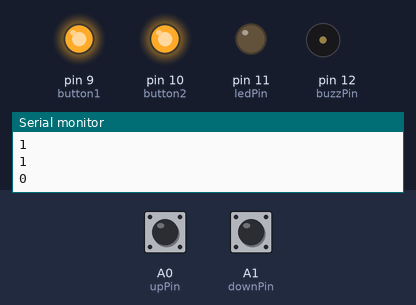
A sketch run on a simulated Arduino Uno, built with avr-gcc and run on an emulated ATmega328P. Parts: output pins drawn as LEDs (lit = HIGH), buzzer (waves = sounding, pin HIGH), the last lines printed to the serial monitor. The inputs (shaded band) are chosen by the test bench; at power-on: A0 (upPin) HIGH, A1 (downPin) HIGH.

Above: at 1.2 s.
1.3 s: A0 (upPin) pulled LOW for 1 s
At 2.6 s:
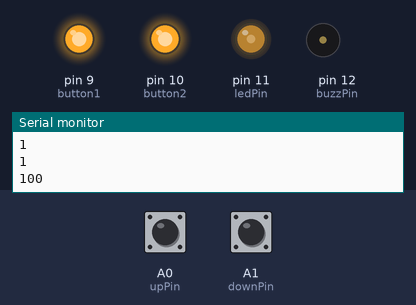
4.3 s: A1 (downPin) pulled LOW for 3.2 s
At 5.36 s:
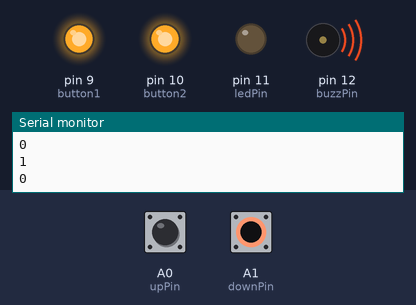
9.0 s: A0 (upPin) pulled LOW for 3.2 s
At 12.5 s:
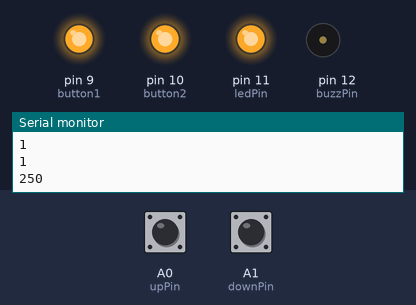
13.7 s: A1 (downPin) pulled LOW for 1 s
At 15.9 s:
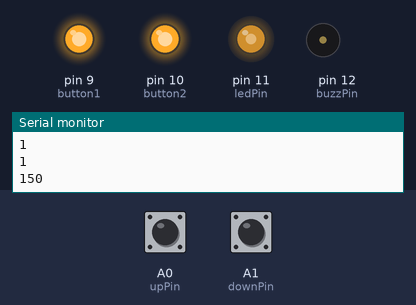
Timing chart, 0 to 17.4 s (numbered marks = the images above; inputs shaded):
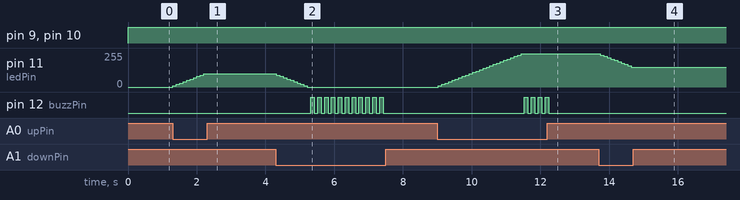

The sketch:

sketch_buttons_dimmable_led.ino
```cpp
int ledPin = 11;
int button1 = 9;
int button2 = 10;

int brightness = 0;

int downPin = A1;
int upPin = A0;

int downVal;
int upVal;

int delayTime = 100;

int buzzPin = 12; // buzz pin ist das Ton-Teil, wird verwendet wenn wir auf max oder min Helligkeit sind
int buzzTime = 100;

void setup() {
  // put your setup code here, to run once:
  pinMode(ledPin, OUTPUT);

  pinMode(button1, OUTPUT);
  pinMode(button2, OUTPUT);
  pinMode(buzzPin, OUTPUT);

  pinMode(downPin, INPUT);
  pinMode(upPin, INPUT);

  Serial.begin(9600);
}

void loop() {
  // put your main code here, to run repeatedly:
  digitalWrite(button1, HIGH);
  digitalWrite(button2, HIGH);

  downVal = digitalRead(downPin);
  upVal = digitalRead(upPin);

  Serial.println(upVal);
  Serial.println(downVal);

  if (upVal == 0) {
    if (brightness <= 240) { // digitalWrite geht nur bis 255
      brightness += 10;
      } else {
        digitalWrite(buzzPin, HIGH);
        delay(buzzTime);
        digitalWrite(buzzPin, LOW);
        }

    }
  if (downVal == 0) {
    if (brightness >= 10) {
      brightness -= 10;
      } else {
        digitalWrite(buzzPin, HIGH);
        delay(buzzTime);
        digitalWrite(buzzPin, LOW);
        }
    }
   Serial.println(brightness);
   Serial.println();
  analogWrite(ledPin, brightness);

  delay(delayTime);
}
```

Measured:
- after the input at 1.3 s, pin 11 (ledPin): moves from 0/255 to 100/255 over 0.90 s, starting at once
- after the input at 4.3 s, pin 11 (ledPin): moves from 100/255 to 0/255 over 0.90 s, starting at once; pin 12 (buzzPin): alternates HIGH for 0.10 s and LOW for 0.10 s, 22 changes in all, then stays LOW, starting after 1.0 s
- after the input at 9.0 s, pin 11 (ledPin): moves from 0/255 to 250/255 over 2.4 s, starting at once; pin 12 (buzzPin): alternates HIGH for 0.10 s and LOW for 0.10 s, 8 changes in all, then stays LOW, starting after 2.5 s
- after the input at 13.7 s, pin 11 (ledPin): moves from 250/255 to 150/255 over 0.90 s, starting at once
